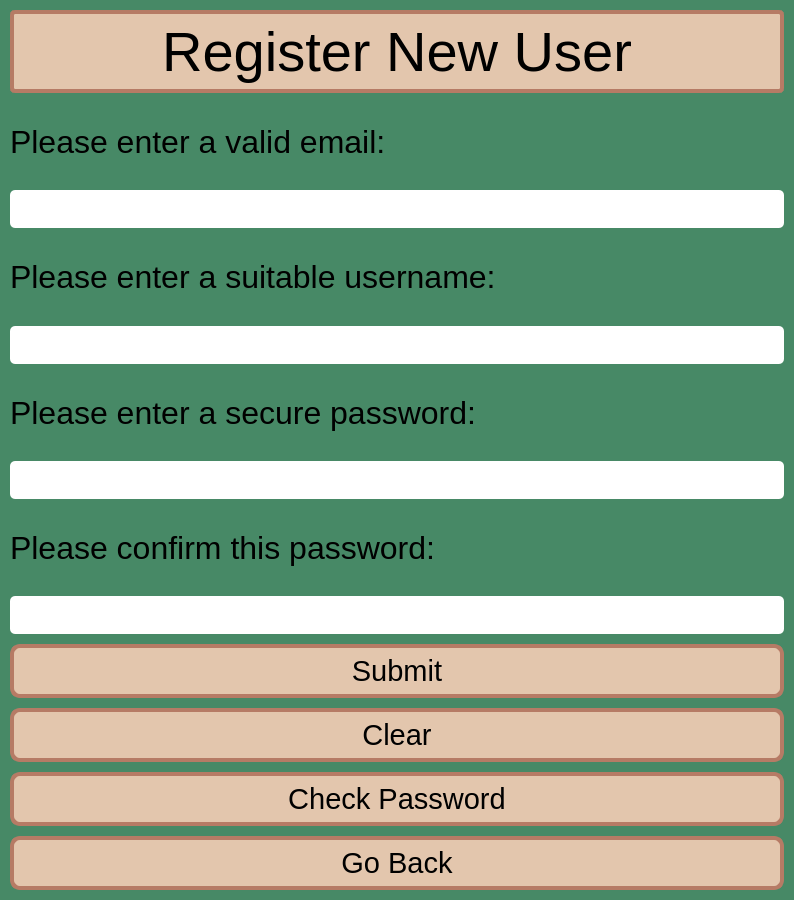
<?xml version="1.0" encoding="UTF-8"?>
<ui version="4.0">
 <class>newUserWindow</class>
 <widget class="QMainWindow" name="newUserWindow">
  <property name="geometry">
   <rect>
    <x>0</x>
    <y>0</y>
    <width>794</width>
    <height>900</height>
   </rect>
  </property>
  <property name="minimumSize">
   <size>
    <width>600</width>
    <height>614</height>
   </size>
  </property>
  <property name="windowTitle">
   <string>New User</string>
  </property>
  <property name="styleSheet">
   <string notr="true">QWidget {
	background-color: rgb(71, 137, 102);
}

#lblWindowTitle {
	background-color: rgb(227, 198, 173);
	border-width: 4px;
	border-radius: 10px;
	border-style: solid;
	border-color: rgb(182, 123, 101);
	min-width: 10em;
	padding: 6px;
	border-radius: 5px;
}

QLineEdit {
	background-color: rgb(255,255,255);
	border-radius: 5px
}

QPushButton {
	background-color: rgb(227, 198, 173);
	border-style: solid;
	border-width: 4px;
	border-radius: 10px;
	border-color: rgb(182, 123, 101);
	min-width: 10em;
	padding: 6px;
}

QPushButton:Hover {
	background-color: rgb(115, 167, 136);
	border-color: rgb(19, 94, 70);
}

QPushButton:pressed {
	background-color: rgb(125, 179, 147);
	border-color: rgb(19, 94, 70);
}</string>
  </property>
  <widget class="QWidget" name="centralwidget">
   <layout class="QVBoxLayout" name="verticalLayout">
    <property name="spacing">
     <number>10</number>
    </property>
    <property name="leftMargin">
     <number>10</number>
    </property>
    <property name="topMargin">
     <number>10</number>
    </property>
    <property name="rightMargin">
     <number>10</number>
    </property>
    <property name="bottomMargin">
     <number>10</number>
    </property>
    <item>
     <widget class="QLabel" name="lblWindowTitle">
      <property name="font">
       <font>
        <family>MS UI Gothic</family>
        <pointsize>42</pointsize>
       </font>
      </property>
      <property name="styleSheet">
       <string notr="true"/>
      </property>
      <property name="text">
       <string>Register New User</string>
      </property>
      <property name="scaledContents">
       <bool>false</bool>
      </property>
      <property name="alignment">
       <set>Qt::AlignCenter</set>
      </property>
      <property name="indent">
       <number>-3</number>
      </property>
     </widget>
    </item>
    <item>
     <widget class="QLabel" name="lblEmail">
      <property name="font">
       <font>
        <family>MS UI Gothic</family>
        <pointsize>24</pointsize>
       </font>
      </property>
      <property name="styleSheet">
       <string notr="true"/>
      </property>
      <property name="text">
       <string>Please enter a valid email: </string>
      </property>
      <property name="scaledContents">
       <bool>false</bool>
      </property>
      <property name="indent">
       <number>-3</number>
      </property>
     </widget>
    </item>
    <item>
     <widget class="QLineEdit" name="emailInput">
      <property name="font">
       <font>
        <family>MS UI Gothic</family>
        <pointsize>24</pointsize>
       </font>
      </property>
     </widget>
    </item>
    <item>
     <widget class="QLabel" name="lblUsername">
      <property name="font">
       <font>
        <family>MS UI Gothic</family>
        <pointsize>24</pointsize>
       </font>
      </property>
      <property name="styleSheet">
       <string notr="true"/>
      </property>
      <property name="text">
       <string>Please enter a suitable username:</string>
      </property>
      <property name="scaledContents">
       <bool>false</bool>
      </property>
      <property name="indent">
       <number>-3</number>
      </property>
     </widget>
    </item>
    <item>
     <widget class="QLineEdit" name="usernameInput">
      <property name="font">
       <font>
        <family>MS UI Gothic</family>
        <pointsize>24</pointsize>
       </font>
      </property>
      <property name="echoMode">
       <enum>QLineEdit::Normal</enum>
      </property>
     </widget>
    </item>
    <item>
     <widget class="QLabel" name="lblPass">
      <property name="font">
       <font>
        <family>MS UI Gothic</family>
        <pointsize>24</pointsize>
       </font>
      </property>
      <property name="styleSheet">
       <string notr="true"/>
      </property>
      <property name="text">
       <string>Please enter a secure password:</string>
      </property>
      <property name="scaledContents">
       <bool>false</bool>
      </property>
      <property name="indent">
       <number>-3</number>
      </property>
     </widget>
    </item>
    <item>
     <widget class="QLineEdit" name="passInput">
      <property name="font">
       <font>
        <family>MS UI Gothic</family>
        <pointsize>24</pointsize>
       </font>
      </property>
      <property name="echoMode">
       <enum>QLineEdit::Password</enum>
      </property>
     </widget>
    </item>
    <item>
     <widget class="QLabel" name="lblConPass">
      <property name="font">
       <font>
        <family>MS UI Gothic</family>
        <pointsize>24</pointsize>
       </font>
      </property>
      <property name="styleSheet">
       <string notr="true"/>
      </property>
      <property name="text">
       <string>Please confirm this password:</string>
      </property>
      <property name="scaledContents">
       <bool>false</bool>
      </property>
      <property name="indent">
       <number>-3</number>
      </property>
     </widget>
    </item>
    <item>
     <widget class="QLineEdit" name="conPassInput">
      <property name="font">
       <font>
        <family>MS UI Gothic</family>
        <pointsize>24</pointsize>
       </font>
      </property>
      <property name="echoMode">
       <enum>QLineEdit::Password</enum>
      </property>
     </widget>
    </item>
    <item>
     <widget class="QPushButton" name="submitButton">
      <property name="font">
       <font>
        <family>MS UI Gothic</family>
        <pointsize>22</pointsize>
       </font>
      </property>
      <property name="cursor">
       <cursorShape>PointingHandCursor</cursorShape>
      </property>
      <property name="styleSheet">
       <string notr="true"/>
      </property>
      <property name="text">
       <string>Submit</string>
      </property>
     </widget>
    </item>
    <item>
     <widget class="QPushButton" name="clrButton">
      <property name="font">
       <font>
        <family>MS UI Gothic</family>
        <pointsize>22</pointsize>
       </font>
      </property>
      <property name="cursor">
       <cursorShape>PointingHandCursor</cursorShape>
      </property>
      <property name="text">
       <string>Clear</string>
      </property>
     </widget>
    </item>
    <item>
     <widget class="QPushButton" name="checkPassButton">
      <property name="font">
       <font>
        <family>MS UI Gothic</family>
        <pointsize>22</pointsize>
       </font>
      </property>
      <property name="cursor">
       <cursorShape>PointingHandCursor</cursorShape>
      </property>
      <property name="text">
       <string>Check Password</string>
      </property>
     </widget>
    </item>
    <item>
     <widget class="QPushButton" name="backButton">
      <property name="font">
       <font>
        <family>MS UI Gothic</family>
        <pointsize>22</pointsize>
       </font>
      </property>
      <property name="cursor">
       <cursorShape>PointingHandCursor</cursorShape>
      </property>
      <property name="text">
       <string>Go Back</string>
      </property>
     </widget>
    </item>
   </layout>
  </widget>
 </widget>
 <resources/>
 <connections/>
</ui>
